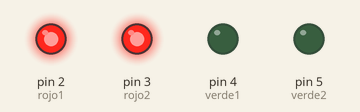
The sketch below on a simulated Arduino Uno, built with avr-gcc and run on an emulated ATmega328P. Shown: output pins drawn as LEDs (lit = HIGH).

Above: at 5.0 s.
At 15.0 s:
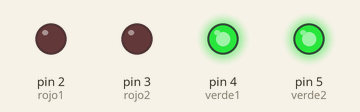
Timing chart, 0 to 26.0 s (numbered marks = the images above):
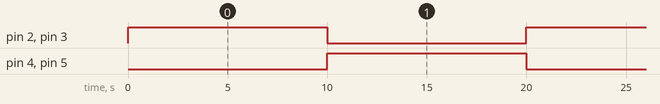

Measured:
- by itself, pin 2 (rojo1), pin 3 (rojo2), pin 4 (verde1), pin 5 (verde2): alternates HIGH for 10.0 s and LOW for 10.0 s
- by itself, everything shown: repeats every 20.0 s, in 3 steps

The sketch:

sketch_dec14a.ino
```cpp
int rojo1=2;
int rojo2=3;
int verde1=4;
int verde2=5;
void setup() {
  // put your setup code here, to run once:
  pinMode(rojo1, OUTPUT);
  pinMode(rojo2, OUTPUT);
  pinMode(verde1, OUTPUT);
  pinMode(verde2, OUTPUT);
}

void loop() {
  // put your main code here, to run repeatedly:
  digitalWrite(rojo1, HIGH);
  digitalWrite(rojo2, HIGH);
  delay(10000);
  digitalWrite(rojo1, LOW);
  digitalWrite(rojo2, LOW);
  digitalWrite(verde1, HIGH);
  digitalWrite(verde2, HIGH);
  delay(10000);
  digitalWrite(verde1, LOW);
  digitalWrite(verde2, LOW);

}
```
